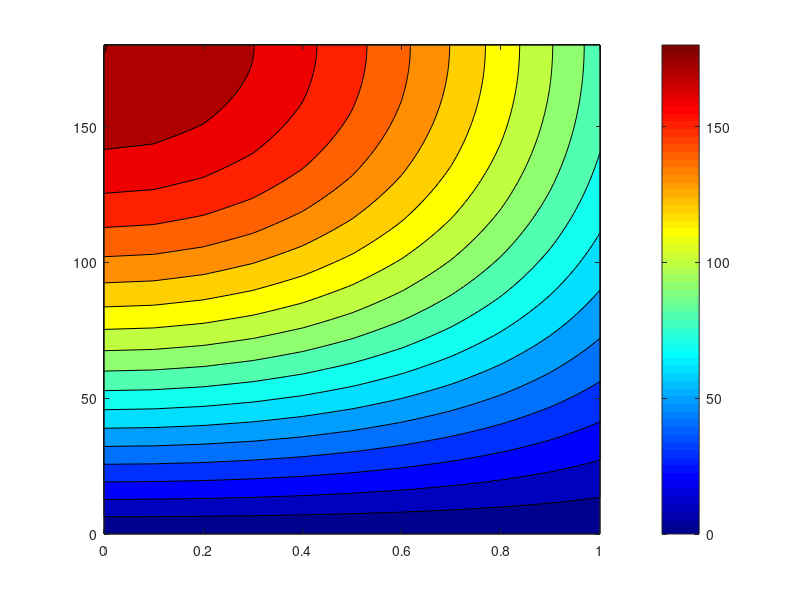

MATLAB code to generate this figure: (Note: this script raises an error after producing the figure.)
%%
m=1; % carrier
n=2; % fundamental
ma=0:0.1:1;
mag_fsw=2*m*besselj(0,ma*pi/2)/pi;
mag_side=abs(2.*besselj(n,m*ma*pi/2)/(m*pi));
mag_fsw_carrier=[];
mag_side1_carrier=[];
mag_side2_carrier=[];
theta_carrier=[];
for theta=0:1:180
    theta_carrier=[theta_carrier,theta];
    mag_fsw_carrier= [mag_fsw_carrier ; mag_fsw*sqrt(2)*sqrt(1-cosd(theta))];
    mag_side1_carrier= [mag_side1_carrier ; mag_side*sqrt(2)*sqrt(1-cosd(theta-120))] ;
    mag_side2_carrier= [mag_side2_carrier ; mag_side*sqrt(2)*sqrt(1-cosd(theta+120))] ;
end

[X,Y] = meshgrid(ma,theta_carrier);
mag= sqrt(mag_fsw_carrier.^2+mag_side1_carrier.^2+mag_side2_carrier.^2);

%%
figure();
contourf(X,Y,200*mag_fsw_carrier/sqrt(2),'LevelStep',10)
colormap(jet)
h=colorbar();
set(h,'Ticks',[0:10:300])
ylabel('Carrier Phase ($^o$)','interpreter','Latex','FontName', ...
    'Times New Roman','FontSize',15)
xlabel('Modulation Index (ma)','interpreter','Latex','FontName', ...
    'Times New Roman','FontSize',15)
title('Voltage for ($f_s$)' ...
    ,'interpreter','Latex','FontName', ...
    'Times New Roman','FontSize',15)

%%

figure();
contourf(X,Y,200*mag_side1_carrier/sqrt(2))
colormap(jet)
h=colorbar();
set(h,'Ticks',[0:10:300])
ylabel('Carrier Phase ($^o$)','interpreter','Latex','FontName', ...
    'Times New Roman','FontSize',15)
xlabel('Modulation Index (ma)','interpreter','Latex','FontName', ...
    'Times New Roman','FontSize',15)
title('Voltage for ($f_s-2f_o$)' ...
    ,'interpreter','Latex','FontName', ...
    'Times New Roman','FontSize',15)

%% 
figure();
contourf(X,Y,250*mag_side2_carrier/sqrt(2))
colormap(jet)
h=colorbar();
set(h,'Ticks',[0:10:300])
ylabel('Carrier Phase ($^o$)','interpreter','Latex','FontName', ...
    'Times New Roman','FontSize',15)
xlabel('Modulation Index (ma)','interpreter','Latex','FontName', ...
    'Times New Roman','FontSize',15)
title('Voltage for ($f_s-2f_o$)' ...
    ,'interpreter','Latex','FontName', ...
    'Times New Roman','FontSize',15)
%%
figure();
contourf(X,Y,200*mag/sqrt(2),'LevelStep',10)
colormap(jet)
h=colorbar();
set(h,'Ticks',[0:10:300])
ylabel('Carrier Phase ($^o$)','interpreter','Latex','FontName', ...
    'Times New Roman','FontSize',15)
xlabel('Modulation Index (ma)','interpreter','Latex','FontName', ...
    'Times New Roman','FontSize',15)
title({'A Equivalent Single Frequency  Voltage for','($f_s$) and ($f_s\pm2f_o$)'} ...
    ,'interpreter','Latex','FontName', ...
    'Times New Roman','FontSize',15)
%%
for N=35:1:45
 plot(ma,mag(N,:)*200/sqrt(2))
 hold on
 
end
N=35:1:45;
str = string(N);
legend(str)
xlabel('modulation index( $m_a$)','interpreter','Latex','FontName', ...
    'Times New Roman','FontSize',15)
ylabel('Voltage( $V_{rms}$)','interpreter','Latex','FontName', ...
    'Times New Roman','FontSize',15)
title('Voltage for various carrier phases')
%%
plot(ma,a1)
hold on;

% a=2*besselj(0,1*ma*pi/2)/pi;
% figure();

a=abs(2.*besselj(n,m*ma*pi/2)/(m*pi));
plot(ma,abs(a))
hold on;

%%
plot(ma,100*mag_fsw_carrier(41,:)/sqrt(2));
hold on; 
plot(ma,100*mag_side1_carrier(41,:)/sqrt(2));
hold on;
plot(ma,100*mag_side2_carrier(41,:)/sqrt(2));
hold on;
plot(ma,100*ma/2*sqrt(3));

legend('$f_s$','$f_s-2fo$','$f_s+2f_o$','$f_o$','interpreter','Latex','location','best')
ylabel('Voltage(V)','interpreter','Latex','FontSize',15)
xlabel('modulation index (ma)','interpreter','Latex','FontSize',15)
